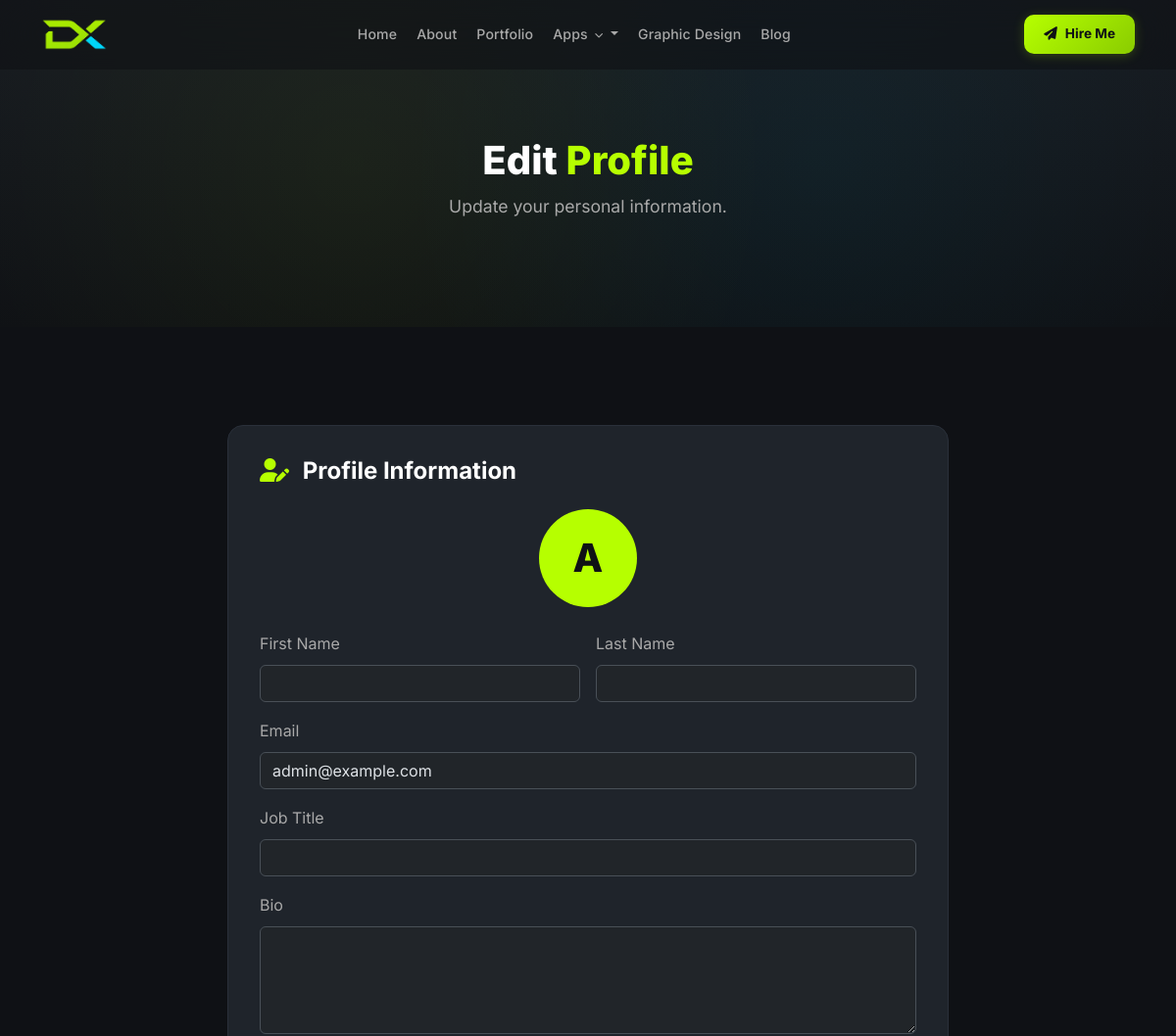
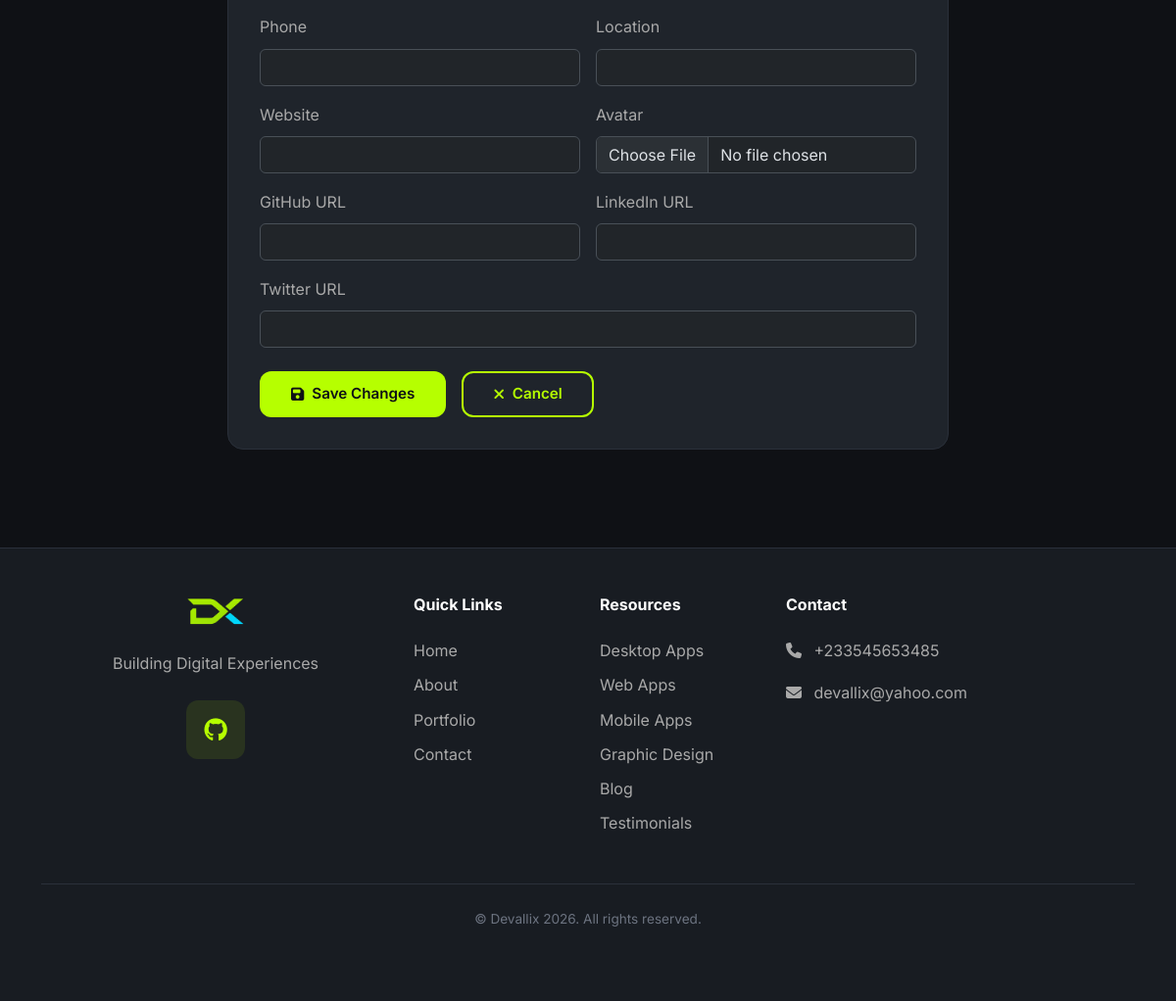
The page /accounts/profile/edit/ (signed in) on the database its author committed (2 pictures, top to bottom).
### apps/core/models.py (models this page shows, shortened)
class SiteSettings(models.Model):
    site_name = models.CharField(max_length=200, default='DevPortfolio')
    site_tagline = models.CharField(max_length=300, blank=True)
    logo = models.ImageField(upload_to='uploads/site/', blank=True, null=True)
    favicon = models.ImageField(upload_to='uploads/site/', blank=True, null=True)
    hero_title = models.CharField(max_length=300, blank=True)
    hero_subtitle = models.TextField(blank=True)
    hero_cta_text = models.CharField(max_length=100, default='View Portfolio')
    hero_cta_url = models.CharField(max_length=300, default='/portfolio/')
    about_image = models.ImageField(upload_to='uploads/site/', blank=True, null=True)
    footer_text = models.TextField(blank=True)
    meta_title = models.CharField(max_length=200, blank=True)
    meta_description = models.TextField(blank=True)
    meta_keywords = models.TextField(blank=True)
    og_image = models.ImageField(upload_to='uploads/site/', blank=True, null=True)
    google_analytics_code = models.TextField(blank=True)
    email = models.EmailField(blank=True)
    phone = models.CharField(max_length=20, blank=True)
    address = models.TextField(blank=True)
    github_url = models.URLField(blank=True)
    linkedin_url = models.URLField(blank=True)
    twitter_url = models.URLField(blank=True)
    youtube_url = models.URLField(blank=True)
    facebook_url = models.URLField(blank=True)
    instagram_url = models.URLField(blank=True)
    updated_at = models.DateTimeField(auto_now=True)
    class Meta:
        verbose_name = 'Site Settings'
        verbose_name_plural = 'Site Settings'
    @classmethod
    def load(cls):
        obj, created = cls.objects.get_or_create(pk=1)
        return obj

### apps/accounts/models.py (models this page shows, shortened)
class User(AbstractUser):
    email = models.EmailField(unique=True)
    bio = models.TextField(blank=True)
    avatar = models.ImageField(upload_to='avatars/', blank=True, null=True)
    job_title = models.CharField(max_length=200, blank=True)
    phone = models.CharField(max_length=20, blank=True)
    location = models.CharField(max_length=200, blank=True)
    website = models.URLField(blank=True)
    github = models.URLField(blank=True)
    linkedin = models.URLField(blank=True)
    twitter = models.URLField(blank=True)
    class Meta:
        verbose_name = 'User'
        verbose_name_plural = 'Users'

### apps/accounts/views.py (the view)
# urls.py: path('profile/edit/', views.UserProfileUpdateView.as_view(), name='profile_edit'),
class UserProfileUpdateView(LoginRequiredMixin, SuccessMessageMixin, UpdateView):
    form_class = UserProfileForm
    template_name = 'accounts/profile_edit.html'
    success_message = 'Profile updated successfully.'
    success_url = reverse_lazy('accounts:profile')
    def get_object(self, queryset=None):
        return self.request.user

### templates/accounts/profile_edit.html (shortened to what this page needs)
{% extends 'base.html' %}
{% block content %}
<div class="page-header">
    <div class="container">
        <div class="row justify-content-center">
            <div class="col-lg-6 text-center" data-aos="fade-up">
                <h1 class="section-title">Edit <span class="accent">Profile</span></h1>
                <p class="section-subtitle">Update your personal information.</p>
            </div>
        </div>
    </div>
</div>
<section class="section-padding">
    <div class="container">
        <div class="row justify-content-center">
            <div class="col-lg-8">
                <div class="card-custom" data-aos="fade-up">
                    <form method="post" enctype="multipart/form-data">
                        <h4 class="fw-bold mb-4">
                            <i class="fas fa-user-edit me-2" style="color:var(--accent-primary);"></i>
                            Profile Information
                        </h4>
                        <div class="mb-4 text-center">
                            <div class="d-inline-block position-relative">
                                {% if user.avatar %}
                                <img id="avatarPreview" src="{{ user.avatar.url }}" alt="Avatar" style="width:100px;height:100px;border-radius:50%;object-fit:cover;border:3px solid var(--accent-primary);">
                                {% else %}
                                <div id="avatarPreview" style="width:100px;height:100px;border-radius:50%;background:var(--accent-primary);display:flex;align-items:center;justify-content:center;margin:0 auto;">
                                    <span style="color:var(--bg-primary);font-weight:800;font-size:2.5rem;">{{ user.first_name.0|default:user.username.0|upper }}</span>
                                </div>
                                {% endif %}
                            </div>
                        </div>
                        <div class="row g-3">
                            <div class="col-md-6">
                                <label class="form-label" style="color:var(--text-muted);">First Name</label>
                                {{ form.first_name }}
                            </div>
                            <div class="col-md-6">
                                <label class="form-label" style="color:var(--text-muted);">Last Name</label>
                                {{ form.last_name }}
                            </div>
                            <div class="col-12">
                                <label class="form-label" style="color:var(--text-muted);">Email</label>
                                {{ form.email }}
                            </div>
                            <div class="col-12">
                                <label class="form-label" style="color:var(--text-muted);">Job Title</label>
                                {{ form.job_title }}
                            </div>
                            <div class="col-12">
                                <label class="form-label" style="color:var(--text-muted);">Bio</label>
                                {{ form.bio }}
                            </div>
                            <div class="col-md-6">
                                <label class="form-label" style="color:var(--text-muted);">Phone</label>
                                {{ form.phone }}
                            </div>
                            <div class="col-md-6">
                                <label class="form-label" style="color:var(--text-muted);">Location</label>
                                {{ form.location }}
                            </div>
                            <div class="col-md-6">
                                <label class="form-label" style="color:var(--text-muted);">Website</label>
                                {{ form.website }}
                            </div>
                            <div class="col-md-6">
                                <label class="form-label" style="color:var(--text-muted);">Avatar</label>
                                {{ form.avatar }}
                            </div>
                            <div class="col-md-6">
                                <label class="form-label" style="color:var(--text-muted);">GitHub URL</label>
                                {{ form.github }}
                            </div>
                            <div class="col-md-6">
                                <label class="form-label" style="color:var(--text-muted);">LinkedIn URL</label>
                                {{ form.linkedin }}
                            </div>
                            <div class="col-12">
                                <label class="form-label" style="color:var(--text-muted);">Twitter URL</label>
                                {{ form.twitter }}
                            </div>
                        </div>
                        <div class="d-flex flex-wrap gap-3 mt-4">
                            <button type="submit" class="btn btn-primary-custom">
                                <i class="fas fa-save"></i> Save Changes
                            </button>
                            <a href="{% url 'accounts:profile' %}" class="btn btn-outline-custom">
                                <i class="fas fa-times"></i> Cancel
                            </a>
                        </div>
                    </form>
                </div>
            </div>
        </div>
    </div>
</section>
{% endblock %}

### templates/includes/navbar.html (shortened to what this page needs)
<nav class="navbar navbar-expand-lg navbar-dark fixed-top" id="mainNav">
    <div class="container">
        <a class="navbar-brand d-flex align-items-center gap-2" href="{% url 'core:home' %}" aria-label="{{ site_settings.site_name|default:'DevPortfolio' }} home">
            {% if site_settings.logo %}
            <img src="{{ site_settings.logo.url }}" alt="{{ site_settings.site_name }}" height="36">
            {% else %}
            <div class="brand-logo-box">
                <span>D</span>
            </div>
            {% endif %}
        </a>
        <div class="collapse navbar-collapse" id="navbarNav">
            <ul class="navbar-nav mx-auto align-items-lg-center nav-pills-wrapper">
                <li class="nav-item">
                    <a class="nav-link {% if request.resolver_match.url_name == 'home' %}active{% endif %}" href="{% url 'core:home' %}">Home</a>
                </li>
                <li class="nav-item">
                    <a class="nav-link {% if request.resolver_match.url_name == 'about' %}active{% endif %}" href="{% url 'core:about' %}">About</a>
                </li>
                <li class="nav-item">
                    <a class="nav-link {% if request.resolver_match.url_name == 'portfolio' %}active{% endif %}" href="{% url 'portfolio:portfolio' %}">Portfolio</a>
                </li>
                <li class="nav-item dropdown nav-apps-dropdown">
                    <a class="nav-link dropdown-toggle " href="#" id="appsDropdown" role="button" data-bs-toggle="dropdown" data-bs-display="static" aria-expanded="false">
                        Apps <i class="fas fa-chevron-down nav-chevron"></i>
                    </a>
                </li>
                <li class="nav-item">
                    <a class="nav-link {% if request.resolver_match.app_name == 'graphic_design' %}active{% endif %}" href="{% url 'graphic_design:design_list' %}">Graphic Design</a>
                </li>
                <li class="nav-item">
                    <a class="nav-link {% if request.resolver_match.app_name == 'blog' %}active{% endif %}" href="{% url 'blog:post_list' %}">Blog</a>
                </li>
            </ul>
            <div class="d-flex align-items-center gap-3 nav-actions">
                <a href="{% url 'contact:contact' %}" class="nav-cta-btn">
                    <span class="nav-cta-icon"><i class="fas fa-paper-plane"></i></span>
                    Hire Me
                </a>
            </div>
        </div>
    </div>
</nav>

### templates/includes/footer.html (shortened to what this page needs)
<footer class="bg-secondary-custom" style="border-top:1px solid var(--border-color);">
    <div class="container py-5">
        <div class="row g-4 justify-content-center text-center">
            <div class="col-lg-4 col-md-6">
                <div class="d-flex flex-wrap align-items-center justify-content-center gap-2 mb-4">
                    {% if site_settings.logo %}
                    <img src="{{ site_settings.logo.url }}" alt="{{ site_settings.site_name }}" height="32">
                    {% else %}
                    <div style="width:32px;height:32px;border-radius:8px;background:var(--accent-primary);display:flex;align-items:center;justify-content:center;">
                        <span style="color:var(--bg-primary);font-weight:800;">D</span>
                    </div>
                    {% endif %}
                </div>
                <p style="color:var(--text-muted);max-width:350px;margin:0 auto;">{{ site_settings.footer_text|default:'Professional software developer crafting premium desktop, web and mobile applications, plus bold graphic design.' }}</p>
                <div class="d-flex justify-content-center gap-3 mt-4">
                    {% if site_settings.github_url %}
                    <a href="{{ site_settings.github_url }}" class="icon-box icon-box-accent" target="_blank" rel="noopener">
                        <i class="fab fa-github"></i>
                    </a>
                    {% endif %}
                </div>
            </div>
            <div class="col-lg-2 col-md-6 text-start">
                <h6 class="fw-bold mb-4" style="color:var(--text-white);">Quick Links</h6>
                <ul class="list-unstyled footer-links">
                    <li class="mb-2"><a href="{% url 'core:home' %}">Home</a></li>
                    <li class="mb-2"><a href="{% url 'core:about' %}">About</a></li>
                    <li class="mb-2"><a href="{% url 'portfolio:portfolio' %}">Portfolio</a></li>
                    <li class="mb-2"><a href="{% url 'contact:contact' %}">Contact</a></li>
                </ul>
            </div>
            <div class="col-lg-2 col-md-6 text-start">
                <h6 class="fw-bold mb-4" style="color:var(--text-white);">Resources</h6>
                <ul class="list-unstyled footer-links">
                    <li class="mb-2"><a href="{% url 'desktop_apps:app_list' %}">Desktop Apps</a></li>
                    <li class="mb-2"><a href="{% url 'web_projects:project_list' %}">Web Apps</a></li>
                    <li class="mb-2"><a href="{% url 'mobile_apps:app_list' %}">Mobile Apps</a></li>
                    <li class="mb-2"><a href="{% url 'graphic_design:design_list' %}">Graphic Design</a></li>
                    <li class="mb-2"><a href="{% url 'blog:post_list' %}">Blog</a></li>
                    <li class="mb-2"><a href="{% url 'testimonials:testimonial_list' %}">Testimonials</a></li>
                </ul>
            </div>
            <div class="col-lg-4 col-md-6 text-start">
                <h6 class="fw-bold mb-4" style="color:var(--text-white);">Contact</h6>
                <div class="footer-contact">
                    {% if site_settings.phone %}
                    <div class="mb-3" style="color:var(--text-muted);">
                        <i class="fas fa-phone me-2"></i>
                        <span>{{ site_settings.phone }}</span>
                    </div>
                    {% endif %}
                    {% if site_settings.email %}
                    <div class="mb-3" style="color:var(--text-muted);">
                        <i class="fas fa-envelope me-2"></i>
                        <span>{{ site_settings.email }}</span>
                    </div>
                    {% endif %}
                </div>
            </div>
        </div>
        <div style="border-top:1px solid var(--border-color);margin-top:2rem;">
            <div class="py-4 text-center">
                <p style="color:var(--text-dim);font-size:0.85rem;margin:0;">
                    &copy; Devallix 2026. All rights reserved.
                </p>
            </div>
        </div>
    </div>
</footer>

### rows shown on the page
SiteSettings: logo (picture), footer_text "Building Digital Experiences", phone "+233545653485", email "devallix@yahoo.com"
User: first_name.0 "A", email "admin@example.com"
